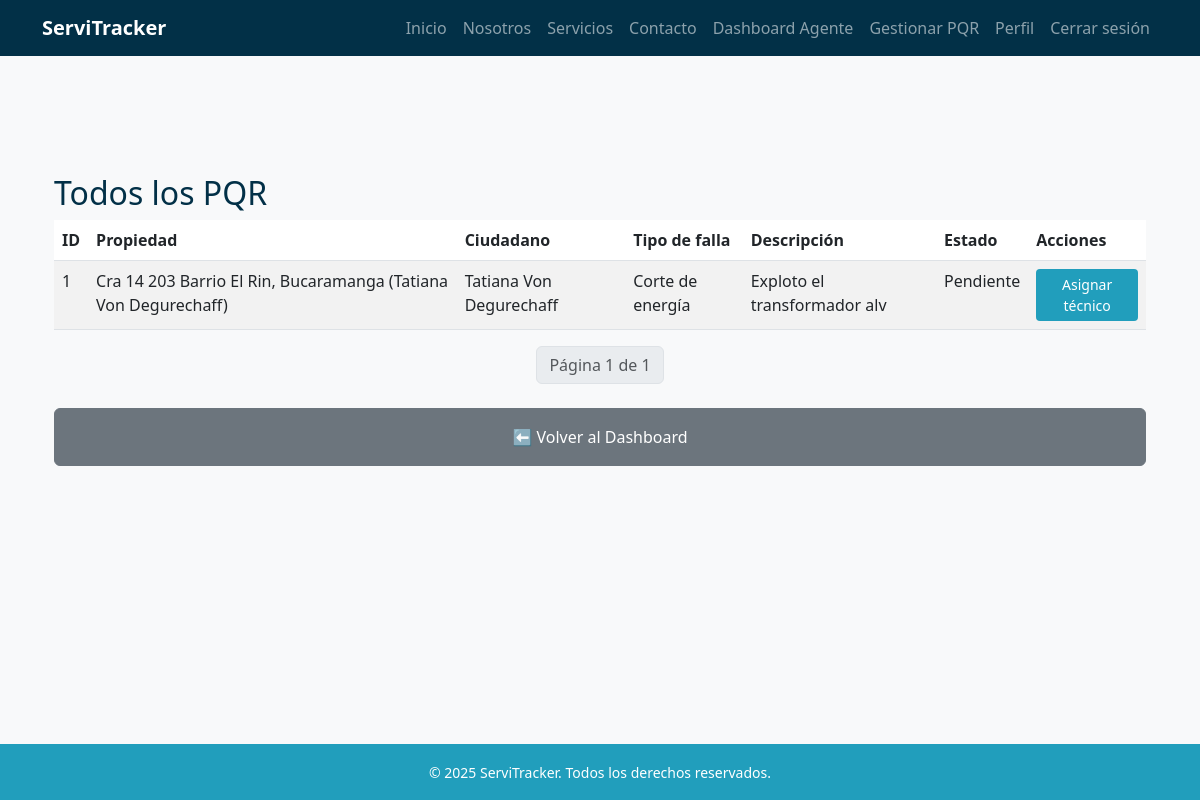
The app's page /pqr/admin/ (signed in) with its own data.
### pqr/models.py (models this page shows, shortened)
class PQR(models.Model):
    ciudadano = models.ForeignKey(
        settings.AUTH_USER_MODEL,
        on_delete=models.SET_NULL,
        null=True,
        blank=True,
        related_name="pqrs_ciudadano"
    )
    propiedad = models.ForeignKey(
        Propiedad,
        on_delete=models.SET_NULL,
        null=True,
        blank=True
    )
    direccion = models.CharField(max_length=255, blank=True, null=True)
    departamento = models.CharField(max_length=100, blank=True, null=True)
    ciudad = models.CharField(max_length=100, blank=True, null=True)
    telefono_contacto = models.CharField(max_length=20, unique=True, null=True, blank=True)
    tipo_falla = models.ForeignKey(TipoFalla, on_delete=models.PROTECT)
    descripcion = models.TextField()
    estado = models.ForeignKey(EstadoPQR, on_delete=models.PROTECT)
    tecnico_asignado = models.ForeignKey(
        settings.AUTH_USER_MODEL,
        on_delete=models.SET_NULL,
        null=True,
        blank=True,
        related_name="pqrs_tecnico"
    )
    agente_revisor = models.ForeignKey(
        settings.AUTH_USER_MODEL,
        on_delete=models.SET_NULL,
        null=True,
        blank=True,
        related_name="pqrs_agente"
    )
    fecha_creacion = models.DateTimeField(auto_now_add=True)
    fecha_actualizacion = models.DateTimeField(auto_now=True)
    def actualizar_estado_urgencia(self):
        if self.estado.nombre == "Pendiente":
            dias = (timezone.now() - self.fecha_creacion).days
            if dias >= 7:
                urgente = EstadoPQR.objects.get(nombre="Muy urgente")
                self.estado = urgente
                self.save()
            elif dias >= 3:
                urgente = EstadoPQR.objects.get(nombre="Urgente")
                self.estado = urgente
                self.save()

class TipoFalla(models.Model):
    nombre = models.CharField(max_length=100)
    def __str__(self):
        return self.nombre

class EstadoPQR(models.Model):
    nombre = models.CharField(max_length=50)

### propiedades/models.py (models this page shows)
class Propiedad(models.Model):
    usuario = models.ForeignKey(
        settings.AUTH_USER_MODEL,
        on_delete=models.CASCADE,
        related_name='propiedades'
    )
    departamento = models.CharField(max_length=100)
    ciudad = models.CharField(max_length=100)
    direccion = models.CharField(max_length=200)
    activa = models.BooleanField(default=True)
    def __str__(self):
        nombre = self.usuario.get_full_name() if hasattr(self.usuario, 'get_full_name') else str(self.usuario)
        return f"{self.direccion}, {self.ciudad} ({nombre})"

### usuarios/models.py (models this page shows)
class Usuario(AbstractBaseUser, PermissionsMixin):
    ROLES = [
        ("administrador", "Administrador"),
        ("agente", "Agente"),
        ("tecnico", "Técnico"),
        ("ciudadano", "Ciudadano"),
    ]
    documento = models.CharField(max_length=20, unique=True)
    email = models.EmailField(blank=True, null=True)
    nombres = models.CharField(max_length=100, blank=True, null=True)
    apellidos = models.CharField(max_length=100, blank=True, null=True)
    rol = models.CharField(max_length=20, choices=ROLES, default="ciudadano")
    especialidad = models.ForeignKey(Especialidad, on_delete=models.SET_NULL, null=True, blank=True)
    is_active = models.BooleanField(default=True)
    is_staff = models.BooleanField(default=False)
    date_joined = models.DateTimeField(auto_now_add=True)
    objects = UsuarioManager()
    USERNAME_FIELD = "documento"
    REQUIRED_FIELDS = []  # puedes agregar 'email' si quieres que sea obligatorio
    def __str__(self):
        return self.get_public_name()
    def get_full_name(self):
        nombre = (self.nombres or "").strip()
        apellido = (self.apellidos or "").strip()
        full = f"{nombre} {apellido}".strip()
        return full or ""
    def get_public_name(self):
        return self.get_full_name() or "Usuario"

### pqr/views.py (the view)
# urls.py: path('admin/', views.lista_pqr_admin, name='lista_pqr_admin'),        # Admin/Agente: todos los PQR
@user_passes_test(lambda u: u.rol in ["agente", "administrador"])
def lista_pqr_admin(request):
    pqr_queryset = PQR.objects.all().order_by("-id")
    for pqr in pqr_queryset:
        pqr.actualizar_estado_urgencia()
    paginator = Paginator(pqr_queryset, 20)  # 20 PQR por página
    page_number = request.GET.get("page")
    pqr_list = paginator.get_page(page_number)
    return render(request, 'pqr/lista.html', {'pqr_list': pqr_list})

### templates/pqr/lista.html (shortened to what this page needs)
{% extends 'base.html' %}
{% block content %}
<div class="container my-5">
    <h2 class="text-blue-dark">Todos los PQR</h2>
    <table class="table table-striped">
        <thead>
            <tr>
                <th>ID</th>
                <th>Propiedad</th>
                <th>Ciudadano</th>
                <th>Tipo de falla</th>
                <th>Descripción</th>
                <th>Estado</th>
                <th>Acciones</th>
            </tr>
        </thead>
        <tbody>
            {% for pqr in pqr_list %}
            <tr>
                <td>{{ pqr.id }}</td>
                <td>{{ pqr.propiedad }}</td>
                <td>{{ pqr.ciudadano }}</td>
                <td>{{ pqr.tipo_falla }}</td>
                <td>{{ pqr.descripcion }}</td>
                <td>{{ pqr.estado.nombre }}</td>
                <td>
                    {% if pqr.estado.nombre == "Pendiente" %}
                        <a href="{% url 'asignar_tecnico' pqr.pk %}" class="btn btn-sm btn-blue-mid">Asignar técnico</a>
                    {% endif %}
                </td>
            </tr>
            {% empty %}
            <tr><td colspan="7">No hay PQR registrados.</td></tr>
            {% endfor %}
        </tbody>
    </table>
    <nav aria-label="Page navigation">
        <ul class="pagination justify-content-center">
            <li class="page-item disabled">
                <span class="page-link">
                    Página {{ pqr_list.number }} de {{ pqr_list.paginator.num_pages }}
                </span>
            </li>
        </ul>
    </nav>
    <div class="mt-4">
        <a href="{% url 'dashboard_admin' %}" class="btn btn-secondary w-100 py-3">
            ⬅️ Volver al Dashboard
        </a>
    </div>
</div>
{% endblock %}

### static/css/style.css (style rules this page uses)
:root { --blue-light: #8ecae6; --blue-mid: #219ebc; --blue-deep: #126782; --blue-dark: #023047; --yellow: #ffb703; --orange-light: #fd9e02; --orange-dark: #fb8500; --green-light: #198754; --green-dark: #146c43; }
.text-blue-dark { color: var(--blue-dark); }
body { font-family: 'Segoe UI', sans-serif; background-color: #f8f9fa; padding-top: 70px; min-height: 100vh; display: flex; flex-direction: column; }
.btn-blue-mid { background-color: var(--blue-mid); color: white; }

### records on screen
PQR: id "1", propiedad "Cra 14 203 Barrio El Rin, Bucaramanga (Tatiana Von Degurechaff)", ciudadano "Tatiana Von Degurechaff", tipo_falla "Corte de energía", descripcion "Exploto el transformador alv", estado.nombre "Pendiente", shows "Asignar técnico"

### other values on screen
{{ pqr_list.number }} "1"
{{ pqr_list.paginator.num_pages }} "1"
